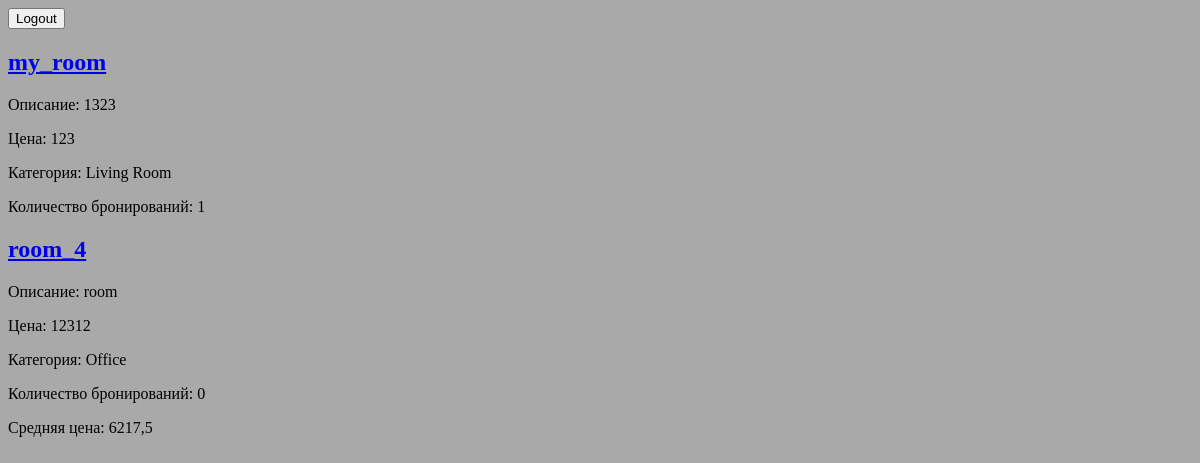
The page /rooms/ (signed in) on the database as committed earlier.
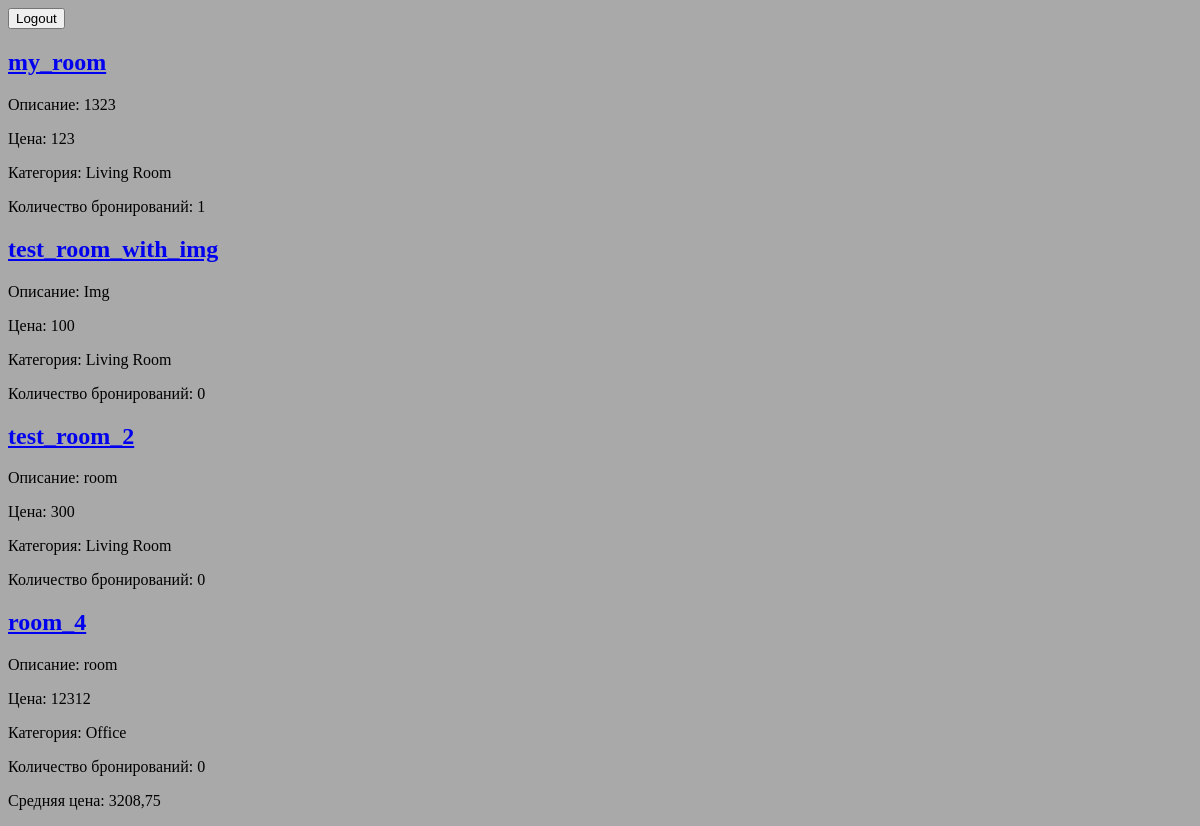
The same page on the database as committed later.
### booking_service/models.py (models this page shows, shortened)
class Room(models.Model):
    name = models.CharField(max_length=100)
    description = models.TextField()
    price = models.IntegerField() # DecimalField(max_digits=5, decimal_places=2) - число с двумя позициями после точки
    category_id = models.ForeignKey('Category', on_delete=models.CASCADE)
    availability = models.BooleanField(default=True)
    image = models.ImageField(upload_to="room_images/", blank=True, null=True)
    objects = RoomManager()

class Category(models.Model):
    name = models.CharField(max_length=100)

### booking_service/views.py (the view)
# urls.py: path("rooms/", RoomListView.as_view(), name="room_list"),
class RoomListView(PermissionRequiredMixin, ListView):
    model = Room
    permission_required = "booking_service.view_room"
    def get_queryset(self): # запрос в БД. self.model.objects.all()
        my_signal.send("My sender")
        return self.model.objects.annotate(booking_count=Count("booking"))
    def get_context_data(self, **kwargs) -> dict: # формирование контекста
        context = super().get_context_data(**kwargs)
        context["avg_price"] = self.model.objects.aggregate(Avg("price"))["price__avg"]
        return context

### booking_service/signal.py (called while the page is built)
def my_signal_subscriber(sender, **kwargs):
    print("my signal was sent")

### booking_service/templates/booking_service/room_list.html (shortened to what this page needs)
{% extends "base.html" %}
{% block content %}
<div>
    {% for room in object_list %}
    <div>
        <h2><a href="{% url 'room_detail' room.id %}">{{ room.name }}</a></h2>
        <p>Описание: {{ room.description }}</p>
        <p>Цена: {{ room.price }}</p>
        <p>Категория: {{ room.category_id.name }}</p>
        <p>Количество бронирований: {{ room.booking_count }}</p>
    </div>
    {% endfor %}
    <p>Средняя цена: {{ avg_price }}</p>
</div>
{% endblock %}

### booking_service/templates/base.html (shortened to what this page needs)
{% load static %}
<!DOCTYPE html>
<html lang="en">
<head>
    <link rel="stylesheet" type="text/css" href="{% static 'styles.css' %}">
</head>
<body>
    {% if user.is_authenticated %}
    <form method="POST" action="{% url 'logout' %}">
        <button type="submit">Logout</button>
    </form>
    {% else %}
    <a href="{% url 'login' %}">Login</a>
    {% endif %}
    {% block content %}{% endblock %}
</body>
</html>

### statifiles/styles.css (style rules this page uses)
body { background-color: darkgray; }

Rows that differ between the two databases and show on the page:
added Room: name "test_room_with_img", description "Img", price "100", category_id.name "Living Room", booking_count "0"
added Room: name "test_room_2", description "room", price "300", category_id.name "Living Room", booking_count "0"
Other text that changed with them:
{{ avg_price }}: "6217,5" → "3208,75"
